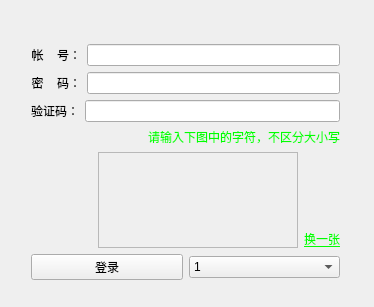
<?xml version="1.0" encoding="UTF-8"?>
<ui version="4.0">
 <class>Widget</class>
 <widget class="QWidget" name="Widget">
  <property name="geometry">
   <rect>
    <x>0</x>
    <y>0</y>
    <width>374</width>
    <height>307</height>
   </rect>
  </property>
  <property name="font">
   <font>
    <stylestrategy>PreferDefault</stylestrategy>
   </font>
  </property>
  <property name="windowTitle">
   <string>QQ登录</string>
  </property>
  <widget class="QWidget" name="layoutWidget">
   <property name="geometry">
    <rect>
     <x>20</x>
     <y>10</y>
     <width>331</width>
     <height>281</height>
    </rect>
   </property>
   <layout class="QVBoxLayout" name="verticalLayout_2">
    <item>
     <widget class="QLabel" name="label_show">
      <property name="minimumSize">
       <size>
        <width>0</width>
        <height>17</height>
       </size>
      </property>
      <property name="maximumSize">
       <size>
        <width>16777215</width>
        <height>17</height>
       </size>
      </property>
      <property name="text">
       <string>&lt;html&gt;&lt;head/&gt;&lt;body&gt;&lt;p&gt;&lt;br/&gt;&lt;/p&gt;&lt;/body&gt;&lt;/html&gt;</string>
      </property>
      <property name="textFormat">
       <enum>Qt::RichText</enum>
      </property>
      <property name="alignment">
       <set>Qt::AlignCenter</set>
      </property>
     </widget>
    </item>
    <item>
     <layout class="QHBoxLayout" name="horizontalLayout">
      <item>
       <widget class="QLabel" name="label">
        <property name="text">
         <string>帐    号：</string>
        </property>
        <property name="alignment">
         <set>Qt::AlignRight|Qt::AlignTrailing|Qt::AlignVCenter</set>
        </property>
       </widget>
      </item>
      <item>
       <widget class="MyLineEdit" name="lineEdit_QQNumber"/>
      </item>
     </layout>
    </item>
    <item>
     <layout class="QHBoxLayout" name="horizontalLayout_2">
      <item>
       <widget class="QLabel" name="label_2">
        <property name="text">
         <string>密    码：</string>
        </property>
        <property name="alignment">
         <set>Qt::AlignRight|Qt::AlignTrailing|Qt::AlignVCenter</set>
        </property>
       </widget>
      </item>
      <item>
       <widget class="MyLineEdit" name="lineEdit_password">
        <property name="echoMode">
         <enum>QLineEdit::Password</enum>
        </property>
       </widget>
      </item>
     </layout>
    </item>
    <item>
     <layout class="QHBoxLayout" name="horizontalLayout_3">
      <item>
       <widget class="QLabel" name="label_verifycode">
        <property name="text">
         <string>验证码：</string>
        </property>
        <property name="alignment">
         <set>Qt::AlignRight|Qt::AlignTrailing|Qt::AlignVCenter</set>
        </property>
       </widget>
      </item>
      <item>
       <widget class="QLineEdit" name="lineEdit_verifycode"/>
      </item>
     </layout>
    </item>
    <item>
     <layout class="QHBoxLayout" name="horizontalLayout_4">
      <item>
       <spacer name="horizontalSpacer_verifycode">
        <property name="orientation">
         <enum>Qt::Horizontal</enum>
        </property>
        <property name="sizeHint" stdset="0">
         <size>
          <width>48</width>
          <height>17</height>
         </size>
        </property>
       </spacer>
      </item>
      <item>
       <widget class="QLabel" name="label_verifycode1">
        <property name="text">
         <string>&lt;html&gt;&lt;head/&gt;&lt;body&gt;&lt;p&gt;&lt;span style=&quot; color:#00ff00;&quot;&gt;请输入下图中的字符，不区分大小写&lt;/span&gt;&lt;/p&gt;&lt;/body&gt;&lt;/html&gt;</string>
        </property>
        <property name="textFormat">
         <enum>Qt::RichText</enum>
        </property>
        <property name="alignment">
         <set>Qt::AlignCenter</set>
        </property>
       </widget>
      </item>
     </layout>
    </item>
    <item>
     <layout class="QHBoxLayout" name="horizontalLayout_5">
      <item>
       <spacer name="horizontalSpacer_imgverify">
        <property name="orientation">
         <enum>Qt::Horizontal</enum>
        </property>
        <property name="sizeHint" stdset="0">
         <size>
          <width>13</width>
          <height>17</height>
         </size>
        </property>
       </spacer>
      </item>
      <item>
       <widget class="verifyLabel" name="label_imgverify">
        <property name="minimumSize">
         <size>
          <width>200</width>
          <height>70</height>
         </size>
        </property>
        <property name="frameShape">
         <enum>QFrame::StyledPanel</enum>
        </property>
        <property name="frameShadow">
         <enum>QFrame::Plain</enum>
        </property>
        <property name="text">
         <string/>
        </property>
        <property name="wordWrap">
         <bool>false</bool>
        </property>
       </widget>
      </item>
      <item>
       <layout class="QVBoxLayout" name="verticalLayout">
        <item>
         <spacer name="verticalSpacer_link">
          <property name="orientation">
           <enum>Qt::Vertical</enum>
          </property>
          <property name="sizeHint" stdset="0">
           <size>
            <width>20</width>
            <height>13</height>
           </size>
          </property>
         </spacer>
        </item>
        <item>
         <widget class="verifyLabel" name="label_changeimg_link">
          <property name="text">
           <string>&lt;html&gt;&lt;head/&gt;&lt;body&gt;&lt;p&gt;&lt;span style=&quot; text-decoration: underline; color:#00ff00;&quot;&gt;换一张&lt;/span&gt;&lt;/p&gt;&lt;/body&gt;&lt;/html&gt;</string>
          </property>
          <property name="textFormat">
           <enum>Qt::RichText</enum>
          </property>
         </widget>
        </item>
       </layout>
      </item>
     </layout>
    </item>
    <item>
     <layout class="QHBoxLayout" name="horizontalLayout_6">
      <item>
       <widget class="QPushButton" name="pushButton_login">
        <property name="text">
         <string>登录</string>
        </property>
       </widget>
      </item>
      <item>
       <widget class="QComboBox" name="comboBox_status">
        <item>
         <property name="text">
          <string>1</string>
         </property>
        </item>
        <item>
         <property name="text">
          <string>2</string>
         </property>
        </item>
        <item>
         <property name="text">
          <string>3</string>
         </property>
        </item>
       </widget>
      </item>
     </layout>
    </item>
   </layout>
  </widget>
 </widget>
 <layoutdefault spacing="6" margin="11"/>
 <customwidgets>
  <customwidget>
   <class>MyLineEdit</class>
   <extends>QLineEdit</extends>
   <header>mylineedit.h</header>
   <slots>
    <signal>focusInSignal()</signal>
    <signal>focusOutSignal()</signal>
   </slots>
  </customwidget>
  <customwidget>
   <class>verifyLabel</class>
   <extends>QLabel</extends>
   <header>verifylabel.h</header>
   <slots>
    <signal>Clicked(verifyLabel*)</signal>
   </slots>
  </customwidget>
 </customwidgets>
 <resources/>
 <connections/>
</ui>
